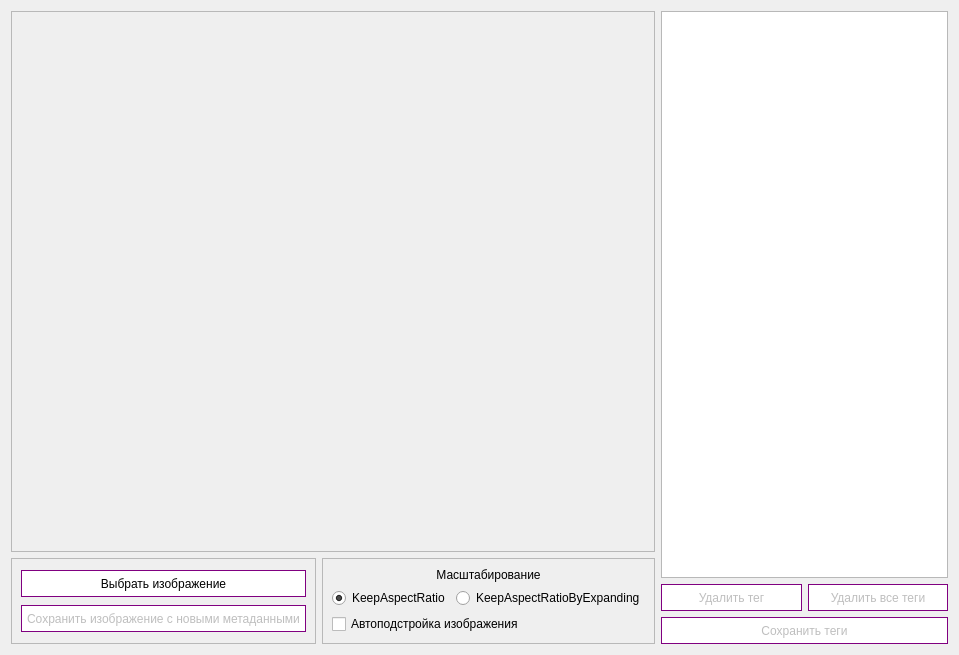
<?xml version="1.0" encoding="UTF-8"?>
<ui version="4.0">
 <class>Form</class>
 <widget class="QWidget" name="Form">
  <property name="geometry">
   <rect>
    <x>0</x>
    <y>0</y>
    <width>959</width>
    <height>655</height>
   </rect>
  </property>
  <property name="windowTitle">
   <string>Form</string>
  </property>
  <property name="styleSheet">
   <string notr="true">*{
font-size: 12px;
}
QPushButton:hover{
background-color: rgb(223, 223, 223);
}
QPushButton{
min-height: 25px;
border-style: solid;
background-color: white;
border-width:1px;
border-radius:0px;
border-color: purple;
}

QScrollBar:vertical {
    border: none;
    background: white;
    width: 7px;
    margin: 0px 0px 0px 0px;
}
QScrollBar::handle:vertical {
    background: #32CC99;
    min-height: 0px;
}
QScrollBar::add-line:vertical {
    background: #32CC99;
    height: 0px;
    subcontrol-position: bottom;
    subcontrol-origin: margin;
}
QScrollBar::sub-line:vertical {
    background: #32CC99;
    height: 0px;
    subcontrol-position: top;
    subcontrol-origin: margin;
}
QScrollBar:horizontal {
    border: none;
    background: white;
    height: 7px;
    margin: 0px 0px 0px 0px;
}
QScrollBar::handle:horizontal {
    background: #32CC99;
    min-width: 0px;
}
QScrollBar::add-line:horizontal {
    background: #32CC99;
    width: 0px;
    subcontrol-position: right;
    subcontrol-origin: margin;
}
QScrollBar::sub-line:horizontal {
    background: #32CC99;
    width: 0px;
    subcontrol-position: left;
    subcontrol-origin: margin;
}


</string>
  </property>
  <layout class="QHBoxLayout" name="horizontalLayout_5">
   <item>
    <layout class="QVBoxLayout" name="verticalLayout">
     <item>
      <widget class="QScrollArea" name="scrollArea">
       <property name="lineWidth">
        <number>1</number>
       </property>
       <property name="sizeAdjustPolicy">
        <enum>QAbstractScrollArea::AdjustIgnored</enum>
       </property>
       <property name="widgetResizable">
        <bool>true</bool>
       </property>
       <property name="alignment">
        <set>Qt::AlignCenter</set>
       </property>
       <widget class="QWidget" name="scrollAreaWidgetContents">
        <property name="geometry">
         <rect>
          <x>0</x>
          <y>0</y>
          <width>642</width>
          <height>541</height>
         </rect>
        </property>
        <layout class="QVBoxLayout" name="verticalLayout_4">
         <property name="leftMargin">
          <number>0</number>
         </property>
         <property name="topMargin">
          <number>0</number>
         </property>
         <property name="rightMargin">
          <number>0</number>
         </property>
         <property name="bottomMargin">
          <number>0</number>
         </property>
         <item>
          <widget class="QLabel" name="label_with_image_ui">
           <property name="frameShadow">
            <enum>QFrame::Plain</enum>
           </property>
           <property name="lineWidth">
            <number>0</number>
           </property>
           <property name="text">
            <string/>
           </property>
           <property name="scaledContents">
            <bool>false</bool>
           </property>
           <property name="alignment">
            <set>Qt::AlignCenter</set>
           </property>
          </widget>
         </item>
        </layout>
       </widget>
      </widget>
     </item>
     <item>
      <layout class="QHBoxLayout" name="horizontalLayout_4">
       <item>
        <widget class="QFrame" name="frame">
         <property name="frameShape">
          <enum>QFrame::StyledPanel</enum>
         </property>
         <property name="frameShadow">
          <enum>QFrame::Sunken</enum>
         </property>
         <layout class="QHBoxLayout" name="horizontalLayout">
          <item>
           <layout class="QVBoxLayout" name="verticalLayout_2">
            <item>
             <widget class="QPushButton" name="pushButton_choice_image_ui">
              <property name="cursor">
               <cursorShape>PointingHandCursor</cursorShape>
              </property>
              <property name="text">
               <string>Выбрать изображение</string>
              </property>
             </widget>
            </item>
            <item>
             <widget class="QPushButton" name="pushButton_save_image_with_new_meta_ui">
              <property name="enabled">
               <bool>false</bool>
              </property>
              <property name="minimumSize">
               <size>
                <width>285</width>
                <height>27</height>
               </size>
              </property>
              <property name="cursor">
               <cursorShape>PointingHandCursor</cursorShape>
              </property>
              <property name="text">
               <string>Сохранить изображение с новыми метаданными</string>
              </property>
             </widget>
            </item>
           </layout>
          </item>
         </layout>
        </widget>
       </item>
       <item>
        <widget class="QFrame" name="frame_2">
         <property name="frameShape">
          <enum>QFrame::StyledPanel</enum>
         </property>
         <property name="frameShadow">
          <enum>QFrame::Sunken</enum>
         </property>
         <layout class="QVBoxLayout" name="verticalLayout_5">
          <item>
           <widget class="QLabel" name="label">
            <property name="text">
             <string>Масштабирование</string>
            </property>
            <property name="alignment">
             <set>Qt::AlignCenter</set>
            </property>
           </widget>
          </item>
          <item>
           <layout class="QHBoxLayout" name="horizontalLayout_2">
            <item>
             <widget class="QRadioButton" name="radioButton_KeepAspectRatio_ui">
              <property name="text">
               <string>KeepAspectRatio</string>
              </property>
              <property name="checked">
               <bool>true</bool>
              </property>
             </widget>
            </item>
            <item>
             <widget class="QRadioButton" name="radioButton_KeepAspectRatioByExpanding_ui">
              <property name="text">
               <string>KeepAspectRatioByExpanding</string>
              </property>
             </widget>
            </item>
           </layout>
          </item>
          <item>
           <widget class="QCheckBox" name="checkBox_resize_image_ui">
            <property name="text">
             <string>Автоподстройка изображения</string>
            </property>
           </widget>
          </item>
         </layout>
        </widget>
       </item>
      </layout>
     </item>
    </layout>
   </item>
   <item>
    <layout class="QVBoxLayout" name="verticalLayout_3">
     <item>
      <widget class="QTableView" name="tableView_exif_ui">
       <property name="lineWidth">
        <number>0</number>
       </property>
       <property name="sortingEnabled">
        <bool>true</bool>
       </property>
      </widget>
     </item>
     <item>
      <layout class="QVBoxLayout" name="verticalLayout_6">
       <item>
        <layout class="QHBoxLayout" name="horizontalLayout_3">
         <item>
          <widget class="QPushButton" name="pushButton_remove_one_tag_ui">
           <property name="enabled">
            <bool>false</bool>
           </property>
           <property name="cursor">
            <cursorShape>PointingHandCursor</cursorShape>
           </property>
           <property name="text">
            <string>Удалить тег</string>
           </property>
          </widget>
         </item>
         <item>
          <widget class="QPushButton" name="pushButton_remove_all_tag_ui">
           <property name="enabled">
            <bool>false</bool>
           </property>
           <property name="cursor">
            <cursorShape>PointingHandCursor</cursorShape>
           </property>
           <property name="text">
            <string>Удалить все теги</string>
           </property>
          </widget>
         </item>
        </layout>
       </item>
       <item>
        <widget class="QPushButton" name="pushButton_save_tags_ui">
         <property name="enabled">
          <bool>false</bool>
         </property>
         <property name="cursor">
          <cursorShape>PointingHandCursor</cursorShape>
         </property>
         <property name="text">
          <string>Сохранить теги</string>
         </property>
        </widget>
       </item>
      </layout>
     </item>
    </layout>
   </item>
  </layout>
 </widget>
 <resources/>
 <connections/>
</ui>
